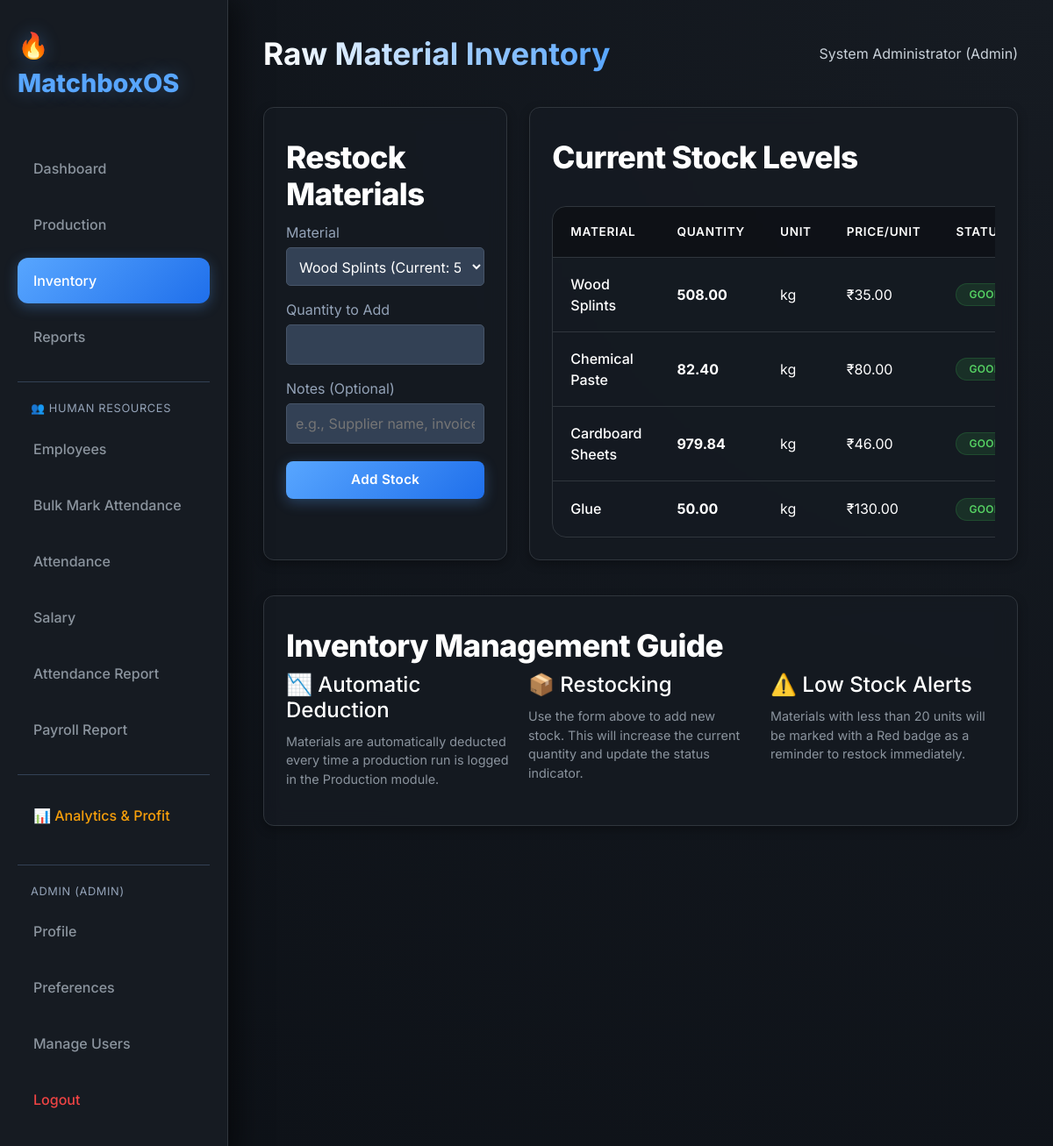
Before: /inventory (signed in) with the older database file.
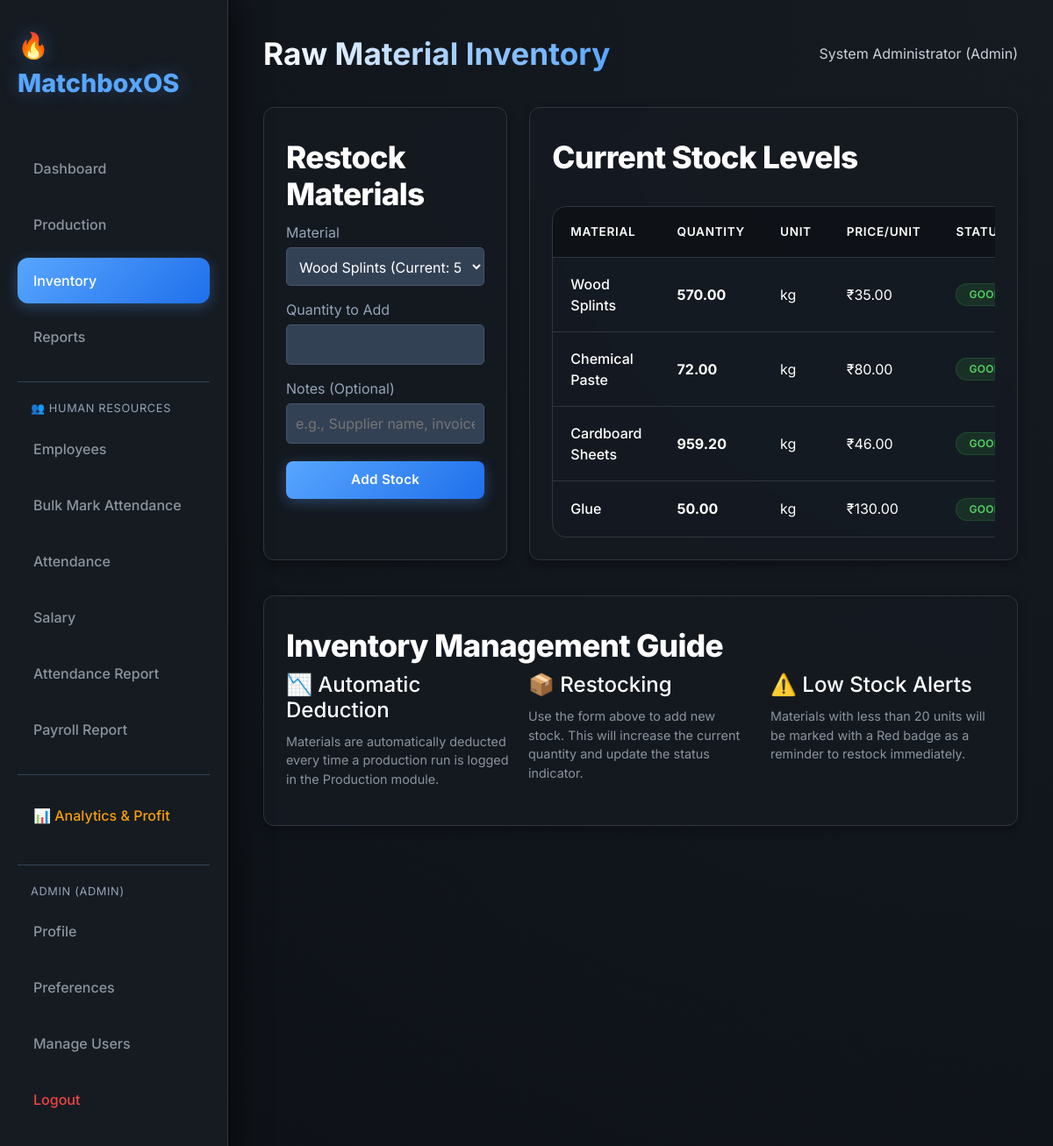
After: the same page with the newer database file.
### Payroll/models.py (models this page shows, shortened)
class RawMaterial(db.Model):
    __tablename__ = 'raw_material'
    id = db.Column(db.Integer, primary_key=True)
    name = db.Column(db.String(100), unique=True, nullable=False, index=True)
    quantity = db.Column(db.Float, default=0.0, nullable=False)
    unit = db.Column(db.String(20), nullable=False)
    unit_price = db.Column(db.Float, default=0.0, nullable=False)
    created_at = db.Column(db.DateTime, default=datetime.datetime.utcnow)
    updated_at = db.Column(
        db.DateTime, default=datetime.datetime.utcnow, onupdate=datetime.datetime.utcnow)
    __table_args__ = (
        db.CheckConstraint('quantity >= 0', name='check_quantity_positive'),
        db.CheckConstraint('unit_price >= 0', name='check_price_positive'),
    )

### Payroll/routes.py (the view, shortened to what this page needs)
@bp.route('/inventory', methods=['GET', 'POST'])
@login_required
def inventory():
    raw_materials = RawMaterial.query.all()
    return render_template('inventory.html', raw_materials=raw_materials)

### Payroll/app.py (called while the page is built)
@login_manager.user_loader
def load_user(user_id):
    return User.query.get(int(user_id))

### Payroll/auth_models.py (called while the page is built)
    def has_permission(self, permission):
        permissions = {
            'admin': ['view', 'create', 'edit', 'delete', 'manage_users', 'reports', 'analytics'],
            'manager': ['view', 'create', 'edit', 'reports'],
            'supervisor': ['view', 'create'],
            'operator': ['view', 'create', 'edit'],
            'viewer': ['view']
        }
        return permission in permissions.get(self.role, [])

### Payroll/templates/inventory.html (shortened to what the changed rows need)
{% extends "base.html" %}
{% block header %}Raw Material Inventory{% endblock %}
{% block content %}
<div class="grid-container" style="grid-template-columns: 1fr 2fr;">
    <div class="card">
        <form method="POST" action="{{ url_for('main.inventory') }}">
            <div style="margin-bottom: 15px;">
                <label style="display: block; margin-bottom: 5px; color: #94a3b8;">Material</label>
                <select name="material_id" required
                    style="width: 100%; padding: 10px; background: #334155; border: 1px solid #475569; color: white; border-radius: 5px;">
                    {% for mat in raw_materials %}
                    <option value="{{ mat.id }}">{{ mat.name }} (Current: {{ "%.2f"|format(mat.quantity) }} {{ mat.unit
                        }})</option>
                    {% endfor %}
                </select>
            </div>
        </form>
    </div>
    <div class="card">
        <div style="max-height: 500px; overflow-y: auto;">
            <table>
                <thead>
                    <tr>
                        <th>Material</th>
                        <th>Quantity</th>
                        <th>Unit</th>
                        <th>Price/Unit</th>
                        <th>Status</th>
                    </tr>
                </thead>
                <tbody>
                    {% for mat in raw_materials %}
                    <tr>
                        <td style="font-weight: 500; color: var(--accent-color);">{{ mat.name }}</td>
                        <td style="font-weight: bold;">{{ "%.2f"|format(mat.quantity) }}</td>
                        <td style="color: #8b949e;">{{ mat.unit }}</td>
                        <td>₹{{ "%.2f"|format(mat.unit_price) }}</td>
                        <td>
                            {% if mat.quantity < 20 %} <span class="badge badge-danger">Low Stock</span>
                                {% elif mat.quantity < 50 %} <span class="badge"
                                    style="background: rgba(245, 158, 11, 0.1); color: #f59e0b; border: 1px solid rgba(245, 158, 11, 0.2);">
                                    Medium</span>
                                    {% else %}
                                    <span class="badge badge-success">Good</span>
                                    {% endif %}
                        </td>
                    </tr>
                    {% endfor %}
                </tbody>
            </table>
        </div>
    </div>
</div>
{% endblock %}

Changed rows visible on the page:
changed RawMaterial "Wood Splints": quantity "508.00" → "570.00"
changed RawMaterial "Chemical Paste": quantity "82.40" → "72.00"
changed RawMaterial "Cardboard Sheets": quantity "979.84" → "959.20"
Other visible differences:
form field material_id: "Wood Splints (Current: 508.00 kg)" → "Wood Splints (Current: 570.00 kg)"
